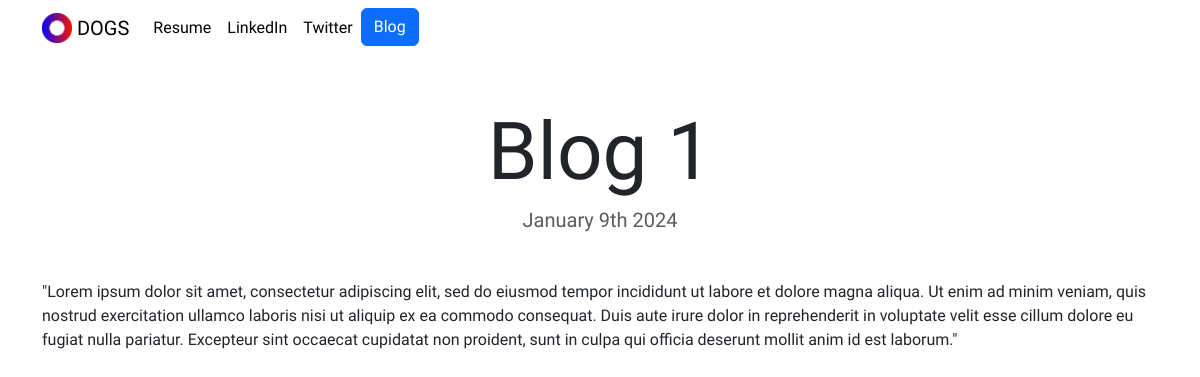
Page /blog/1/ on the committed database.
### blog/models.py (models this page shows, shortened)
class Blog(models.Model):
    title = models.CharField(max_length=200)
    description = models.TextField()
    date = models.DateField()

### blog/views.py (the view)
# urls.py: path('<int:blog_id>/', views.detail, name='detail')
def detail(request, blog_id):
    blog = get_object_or_404(Blog, pk=blog_id)
    return render(request, 'blog/detail.html', {'the_blog':blog})

### blog/templates/blog/detail.html
{% extends "portfolio/base.html" %}
{% load static %}
{% block content %}
<h1 class="text-center mt-5" id="blogdetailtitle">{{the_blog.title}}</h1>
<h5 class="text-center text-muted mb-5">{{ the_blog.date|date:'F jS Y'}}</h5>
{{ the_blog.description|safe }}
{% endblock %}

### portfolio/static/portfolio/custom.css (style rules this page uses)
body { font-family: 'Salsa', cursive; }
@media (min-width: 992px) { #blogdetailtitle { font-size: 5rem; } }

### rows in the picture
Blog: title "Blog 1", date "January 9th 2024", description "\"Lorem ipsum dolor sit amet, consectetur adipiscing elit, sed do eiusmod tempor incididunt ut labore et dolore magna aliqua. Ut enim ad minim veniam, quis nostrud exercitation ullamco laboris nisi ut aliquip ex ea commodo consequat. Duis aute irure dolor in reprehenderit in voluptate velit esse cillum dolore eu fugiat nulla pariatur. Excepteur sint occaecat cupidatat non proident, sunt in culpa qui officia deserunt mollit anim id est laborum.\""
